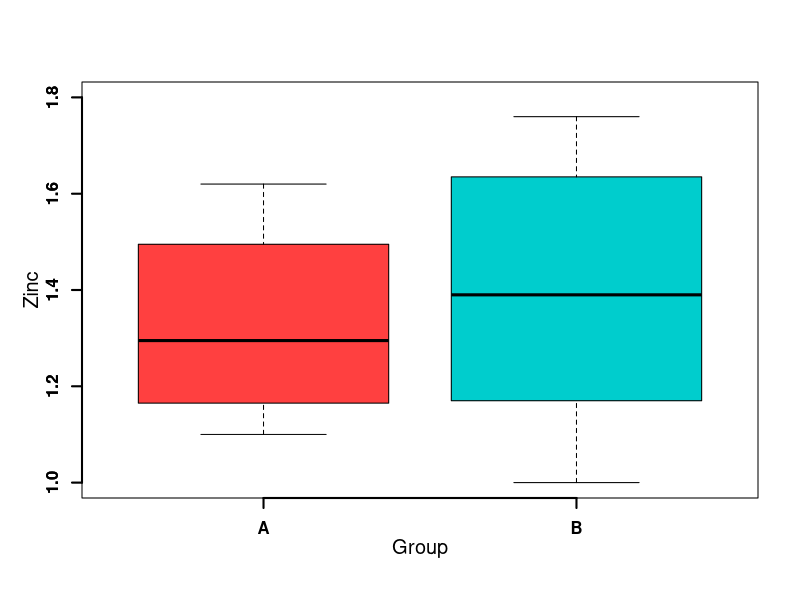
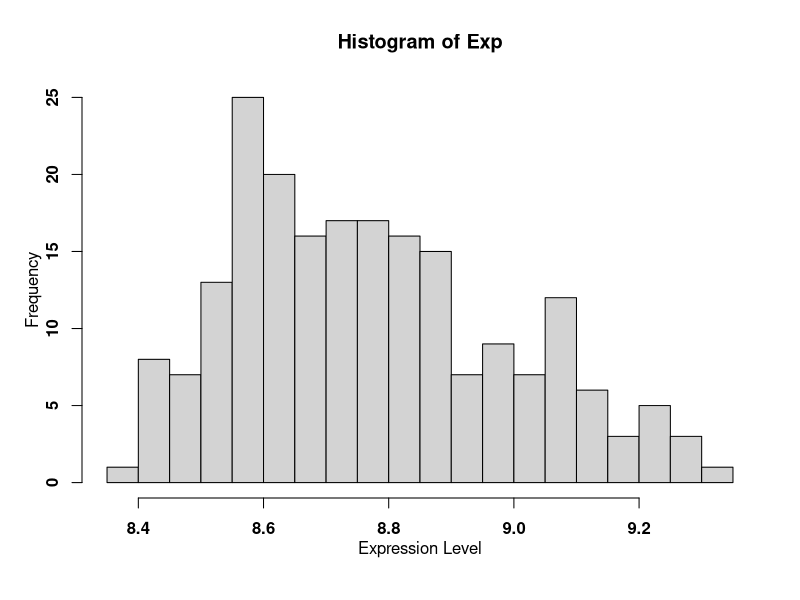
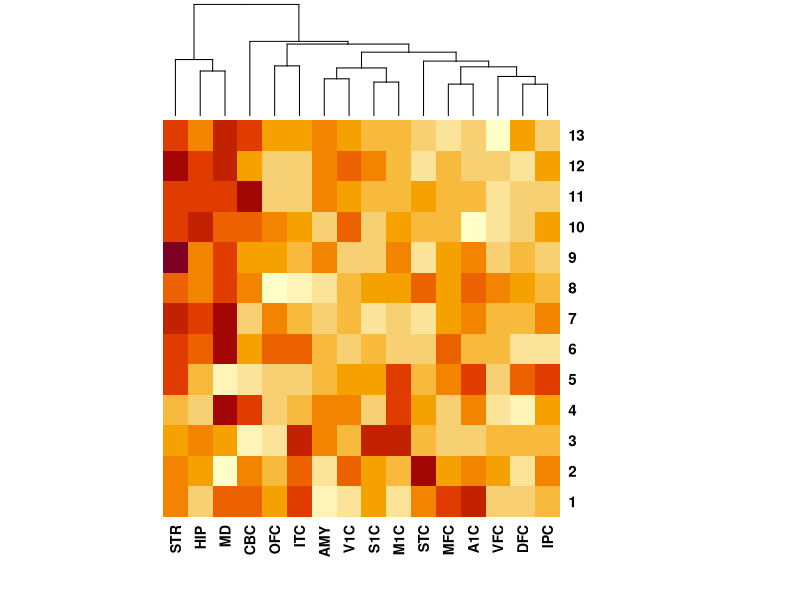

Write R code to recreate these figures, in order.
# ******>>>>> Dingjue Ji dj333 <<<<<******
#
# I worked with * list other students here if applicable *
#
# STAT 230 Homework 1
# Due Monday, September 12, 9 AM
#
################################################################################
# INSTRUCTIONS begin here.
#
# AFTER doing the homework and BEFORE "compiling notebook" and printing,
# please DELETE this instruction section.  Save a tree.  (-- 1 point --)
#
# READ & REVIEW: the syllabus and everything posted thus far on
#        http://www.stat.yale.edu/~jay/230/
# In particular, this includes the somewhat lengthy ExtraIntroMaterial.pdf.
# You don't need to be confident at all with the code in this document, but
# you should understand the spirit of what is done.  Parts of the document
# relate directly or indirectly to parts of Homework 1.
#
# - Download a copy of this script to your computer.
# - Download Zinc.csv
# - Put them into a new Homework1 folder.  Stay organized.
# - Edit this document directly in R Studio as you work (never edit scripts
#   in MS Word -- nasty things happen with formatting and special characters)
# - Did you put your name at the top as indicated?
# - You'll write some basic code in this document, including code to
#   produce a plot.  When you do "compile notebook" the plot will be
#   automatically included in a file (likely HTML, but possibly PDF for some
#   of you).  You print that.  You don't print this script itself.
# - You'll need to submit two answers in ClassesV2 in the Tests & Quizzes area.
# - Compile this document!
# - Print and staple, hand in at the beginning of class.
# - An electronic copy of this R script uploaded to ClassesV2 as insurance
#   *** prior to 9 AM ***.  Something gets lost?  No problem, you have
#   proof of work completed on time.  This saved more than a few students
#   last year. (-- 1 point -- awarded for doing this!  So your uploaded file
#   needs to be called 'Homework1.R' with that precise capitalization!)
#
# To be clear -- because this is always a newbie gotcha:  Save this script
# with only the .R extension (don't let your computer name it something
# like Homework1.R.txt, for example) in a folder probably called "Homework1"
# of a class folder (probably called "STAT230").  The same advice regarding
# downloading Zinc.csv applies.  Keep your data analysis life well-organized
# and it will save you time.  Your homework will add to this file, below
# (that is, don't start a new file).
#
# END OF INSTRUCTIONS (delete instructions only once your work is complete,
# but make sure you've completely read and followed the instructions before
# deleting -- with such a large class, organization really matters for us)
################################################################################

############################################# 80 characters ####################
# PRELIMINARY EXPLORATION
#

x <- read.csv("Zinc.csv", as.is=TRUE)  # Run this line without an error
                                       # before continuing.

# Two groups of rats were given a dietary supplement of calcium (group A) or
# a placebo (group B).  The groups were formed at random. Later, zinc
# concentrations were measured from blood samples, because researchers
# hypothesized that blood zinc levels might be a side effect of a calcium
# dietary supplement.
#
# How large is the data set?  Take a look at the first few cases (rows) and
# the last few cases to see if it looks reasonable.  Sometimes, it doesn't.
# If you get errors, below, then you likely ignored an error, above.
#
# In the area immediately below, provide any code you use for this basic
# exploration.  It won't be graded, but it should be included here for
# completeness and for your own use:

x.dim<-dim(x)
head(x)
tail(x)

# END of your informal exploratory data analysis code.

################################################################################
# Problem A: produce a side-by-side boxplot that illustrates the distribution of
# ZINC measurements broken down by GROUP.  It's a single command (which might be
# broken onto multiple lines because you should make nice axis labels, etc...).
# When you "compile notebook" you'll get the plot for free in the compiled
# report!

# Your code to produce the plot for Problem A:

# Call ggplot2
library('ggplot2')
# Create a plot panel with box plot

par(mgp = c(2, 1, 0), font.axis=2)
boxplot(ZINC ~ GROUP, data = x, col = c('brown1', 'cyan3'),
        xlab = 'Group', ylab = 'Zinc', ylim = c(1,1.8),
        cex.lab=1.2, cex.axis=1)
axis(1, lwd=2, at = c(1, 2), labels=FALSE)
axis(2, lwd=2)


# End of Problem A
################################################################################
# Problem B: The following command might be expected
# to produce a scatterplot.  But when run, it produces an error:
#
## > plot(x$ZINC[x$GROUP=="A"], x$ZINC[x$GROUP=="B"])
## Error in xy.coords(x, y, xlabel, ylabel, log) : 
##  'x' and 'y' lengths differ
#
# Special note: if you try to run this plot(...) command in your
# console and got a different error about object 'x' not found,
# then you forgot to interactively read in the data set for exploration
# via the read.csv(...) above.  The "compile notebook" process is run
# separately from your interactive R session in the Console.  Use the
# keyboard shortcuts or copy-paste to do the read.csv(...) in the console.
#
# We're going to ask you to answer two problems on ClassesV2 (as an
# experiment to see if it could save us all time).  But I'll pose
# the main question here.  First, with another student, discuss the error
# shown above with respect to R objects.  Second, for the homework,
# explain the error in the context of this problem
# (rat zinc measurements). This might require playing around just a
# little bit in R.
# 
try(plot(x$ZINC[x$GROUP=="A"], x$ZINC[x$GROUP=="B"]))
# Sample number for A group
length(which(x$GROUP=='A'))
# Sample number for B group
length(which(x$GROUP=='B'))
# End of Problem B
################################################################################
# Problem C: Go find a data set that is (preferably) a CSV file or some other
# nicely-formatted text file.  At this point, it should have variable names
# in the first row with the actual data cases starting in the second row.
# Otherwise, you may have trouble. If it's Excel, save it as CSV.  Put a copy of
# it into your Homework1 folder.  This should be a data set that you at least
# find mildly interesting.  Read the data set into R.  Look at the beginning
# and end (the first and last few rows) to make sure it seems sensible.
# Explore two or three of the variables with things like tables, summary
# statistics, and basic graphics (if all variables are categorical, you should
# investigate the function mosaicplot() in R).  Experiment with R and
# show us that you can manage the basics.

# The expression profile of gene 'scap' in different brain regions and time 
# period
SCAP<-read.csv(file = 'SCAP_exp.csv', as.is = TRUE)
dim(SCAP)
names(SCAP)

apply(SCAP, 2, mean)
hist(as.vector(as.matrix(SCAP)), xlab = 'Expression Level',
     breaks=30, main = 'Histogram of Exp')
heatmap(as.matrix(SCAP), Rowv  = NA)

# End of code/discussion for Problem C
################################################################################
#
# Done?  Press the "compile notebook" button in R Studio and produce either
# an HTML file or (if you get LaTeX installed) a PDF file.  Check it, make
# sure your name is on it, and print.  Printing this .R script without doing
# "compile notebook" is not sufficient.




